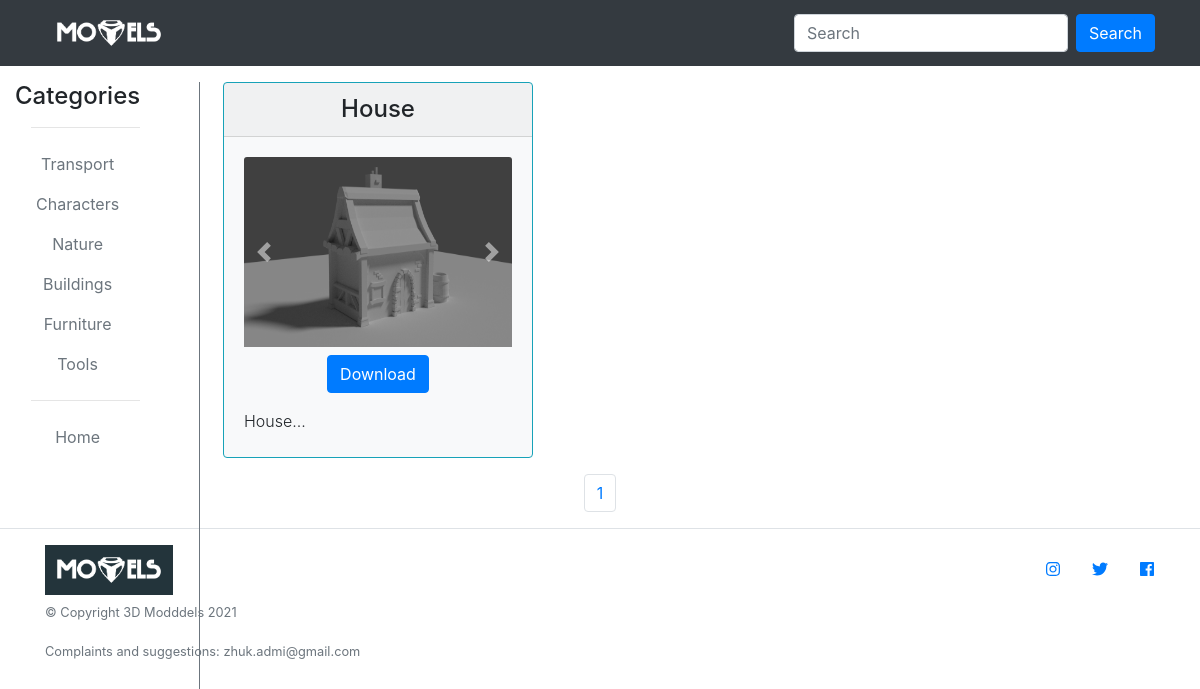
Screenshot of /buildings with the database file from the repository.
### main.py (models this page shows, shortened)
class Item(db.Model):
    id = db.Column(db.Integer(), primary_key=True)
    title = db.Column(db.String(30), nullable=False, unique=True)
    type = db.Column(db.String(), nullable=False)
    carousel_id = db.Column(db.Integer(), nullable=False, unique=True)
    path_1 = db.Column(db.String(), nullable=True)
    path_2 = db.Column(db.String(), nullable=True)
    path_3 = db.Column(db.String(), nullable=True)
    path_4 = db.Column(db.String(), nullable=True)
    path_5 = db.Column(db.String(), nullable=True)
    path_6 = db.Column(db.String(), nullable=True)
    path_7 = db.Column(db.String(), nullable=True)
    path_8 = db.Column(db.String(), nullable=True)
    path_9 = db.Column(db.String(), nullable=True)
    path_10 = db.Column(db.String(), nullable=True)
    file_type = db.Column(db.String(), nullable=True)
    file = db.Column(db.String(), nullable=False)
    weight = db.Column(db.Float(), nullable=True)
    description = db.Column(db.Text(500), nullable=False)

### main.py (the view)
@app.route('/buildings')
@app.route('/buildings/<int:page>')
def buildings(page=1):
    per_page = 20
    items = Item.query.filter(Item.type == 'building').paginate(page, per_page, error_out=False)
    return render_template("buildings.html", data=items)

### templates/buildings.html (shortened to what this page needs)
{% extends 'base.html' %}
{% block body %}
<section class="text-center">
    <div class="container-fluid">
        <div class="row">
            <nav class="my-3 col-md-12 col-lg-2 d-md-block sidebar border-right border-secondary">
      <div class="sidebar">
          <h4 class="text-center ml-6 link-dark">Categories</h4>
          <hr class="ml-3">
        <ul class="nav flex-column">
            <li class="nav-item">
                <a href="/transport" class="nav-link text-secondary">Transport</a>
            </li>
            <li class="nav-item">
                <a href="/characters" class="nav-link text-secondary">Characters</a>
            </li>
            <li class="nav-item">
                <a href="/nature" class="nav-link text-secondary">Nature</a>
            </li>
            <li class="nav-item">
                <a href="/buildings" class="nav-link text-secondary">Buildings</a>
            </li>
            <li class="nav-item">
                <a href="/furniture" class="nav-link text-secondary">Furniture</a>
            </li>
            <li class="nav-item">
                <a href="/tools" class="nav-link text-secondary">Tools</a>
            </li>
        </ul>
          <hr class="ml-3">
          <a href="/" class="nav-link text-secondary">Home</a>
      </div>
  </nav>
<div class="col-12 col-sm-12 col-md-12 ml-sm-auto col-lg-10">
    <div class="card-columns">
{% for el in data.items %}
            <div  class="card сol-md-6 border border-info bg-light border-secondary ml-2 my-3" >
                <div class="card-header">
                   <h4 class="my-0 fw-normal text-center">{{ el.title }}</h4>
                </div>
                <div class="card-body flex-fill">
                    <div id="{{ el.carousel_id }}" class="carousel slide" data-ride="carousel" >
                       <div class="carousel-inner">
                       {% if el.path_1 != '-' %}
                          <div class="carousel-item active">
                              <img src="/static/{{ el.title }}/{{el.path_1}}"  class = "card-img-top " alt="{{ el.description }}" width=283 height=190>
                          </div>
                           {% endif %}
                       </div>
                       <a class="carousel-control-prev" href="#{{ el.carousel_id }}" role="button" data-slide="prev">
                          <span class="carousel-control-prev-icon" aria-hidden="true"></span>
                       </a>
                       <a class="carousel-control-next" href="#{{ el.carousel_id }}" role="button" data-slide="next">
                          <span class="carousel-control-next-icon" aria-hidden="true"></span>
                       </a>
                    </div>
                    <p><a href="/buy/{{ el.id }}" class="btn btn-primary mt-2" >Download</a>
                    <p class="font-weight-light text-left my-1" maxlenght="10">{{ el.description }}...</p>
                </div>
            </div>
{% endfor %}
</div>
</div>
        </div>
    </div>
</section>
<nav aria-label="Page navigation example">
  <ul class="pagination justify-content-center">
      {% for i in range(1, data.pages+1) %}
       <li class="page-item"><a class="page-link" href="/buildings/{{ i }}">{{ i }}</a></li>
      {% endfor %}
  </ul>
</nav>
{% endblock %}

### static/mai.css (style rules this page uses)
.sidebar { position: fixed; height: 100vh; }

### rows the page displays
Item: title "House", title (picture), description "House"

### other values shown
{{ i }} "1"
